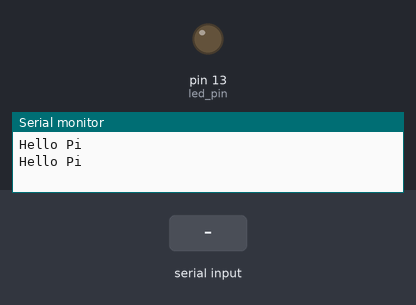
This sketch was run on a simulated Arduino Uno, built with avr-gcc and run on an emulated ATmega328P. On the bench: output pins drawn as LEDs (lit = HIGH), the last lines printed to the serial monitor. The test bench sets the inputs (shaded band).

Above: at 1.2 s.
1.3 s: "90,45\n" received over Serial
At 2.05 s:
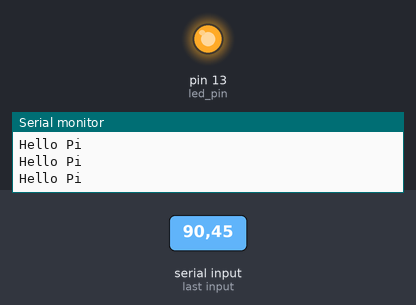
Timing chart, 0 to 10.3 s (numbered marks = the images above; inputs shaded):
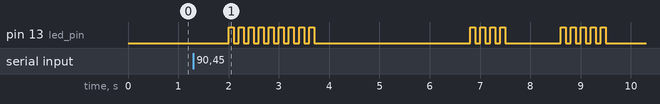

The sketch:

RaspberryPi_CommunicationTest.ino
```cpp
const int led_pin = 13;

void setup() {
  // put your setup code here, to run once:
  pinMode(led_pin, OUTPUT);
  Serial.begin(115200);
}

void loop() {
  // put your main code here, to run repeatedly:
  Serial.println("Hello Pi");
  if(Serial.available()) {
    flash(Serial.read() - '0');
  }
  delay(1000);
}

void flash(int n) {
  for(int i = 0; i < n; i++) {
    digitalWrite(led_pin, HIGH);
    delay(100);
    digitalWrite(led_pin, LOW);
    delay(100);
  }
}
```

Measured:
- after the input at 1.3 s, pin 13 (led_pin): LOW → HIGH after 0.70 s, → LOW 0.10 s later, → HIGH 0.10 s later, → LOW 0.10 s later, … (36 changes in this stretch)
